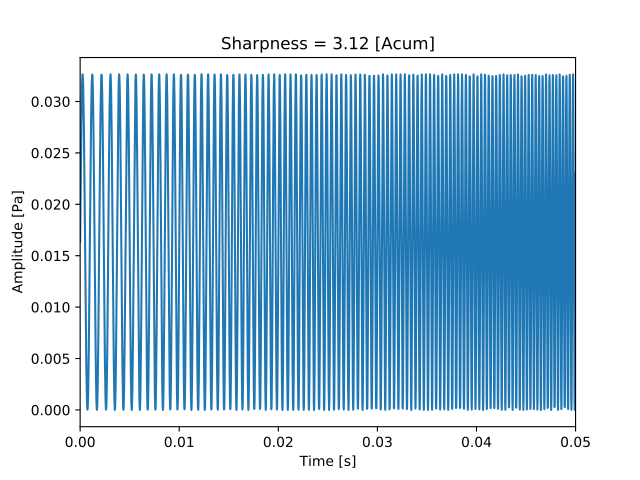

Source code (Python):
from mosqito.sq_metrics import sharpness_din_freq
from mosqito.sound_level_meter import comp_spectrum
import matplotlib.pyplot as plt
import numpy as np
fs=48000
d=0.2
dB=60
time = np.arange(0, d, 1/fs)
f = np.linspace(1000,5000, len(time))
stimulus = 0.5 * (1 + np.sin(2 * np.pi * f * time))
rms = np.sqrt(np.mean(np.power(stimulus, 2)))
ampl = 0.00002 * np.power(10, dB / 20) / rms
stimulus = stimulus * ampl
spec, freqs = comp_spectrum(stimulus, fs, db=False)
S = sharpness_din_freq(spec, freqs)
plt.plot(time, stimulus)
plt.xlim(0, 0.05)
plt.xlabel("Time [s]")
plt.ylabel("Amplitude [Pa]")
plt.title("Sharpness = " + f"{S:.2f}" + " [Acum]")
